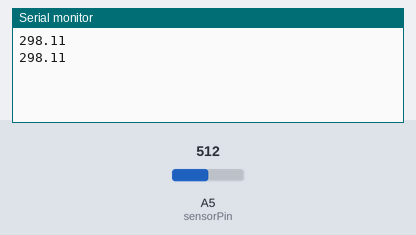
A sketch run on a simulated Arduino Uno, built with avr-gcc and run on an emulated ATmega328P. On the bench: the last lines printed to the serial monitor. The inputs (shaded band) are chosen by the test bench; at power-on: A5 (sensorPin) = 512.

Above: at 1.8 s.
1.9 s: A5 (sensorPin) set to 716
At 2.5 s:
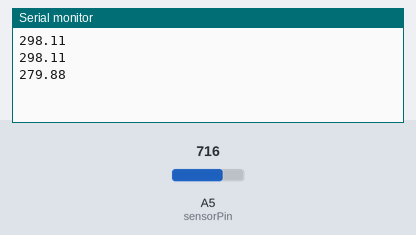
3.4 s: A5 (sensorPin) set to 900
At 4.8 s:
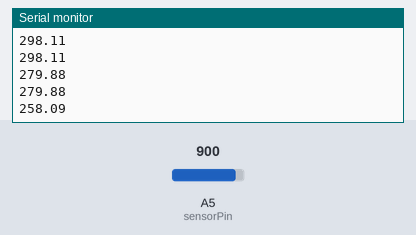
Timing chart, 0 to 6.4 s (numbered marks = the images above; inputs shaded):
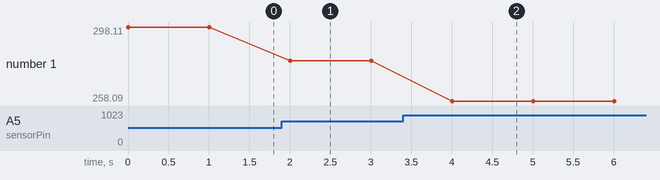

The sketch:

Analog_temp.ino
```cpp
#include <math.h>
int sensorPin = A5; // select the input pin for the potentiometer
double Thermistor(int RawADC) {
double Temp;
Temp = log(10000.0/(1023.0/RawADC-1));
Temp = 1/(0.001129148+(0.000234125+(0.0000000876741*Temp*Temp))*Temp); //ECN est bien
//Temp = Temp - 273.15;
// Convert Kelvin to Celcius
//Temp = (Temp * 9.0)/ 5.0 + 32.0; // Convert Celcius to Fahrenheit
return Temp;
}
void setup() {
Serial.begin(9600);
}
void loop() {
int readVal=analogRead(sensorPin);
double temp = Thermistor(readVal);
Serial.println(temp); // display tempature
//Serial.println(readVal); // display tempature
delay(1000);
}
```

Measured:
- after the input at 1.9 s, the serial monitor: prints a new line after 0.10 s (image 1)
- after the input at 3.4 s, the serial monitor: prints a new line after 0.60 s (image 2)
- plotted number 1: 298.11 → 279.88 after the input at 1.9 s, 279.88 → 258.09 after the input at 3.4 s
